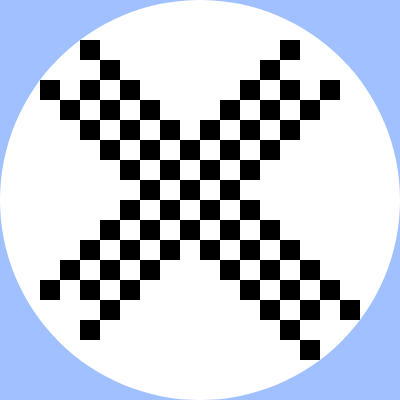
Frame 1 (no input)
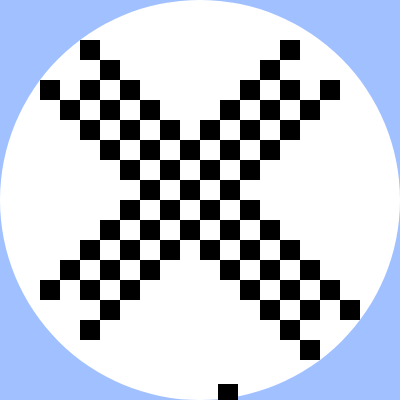
Frame 60 (no input)
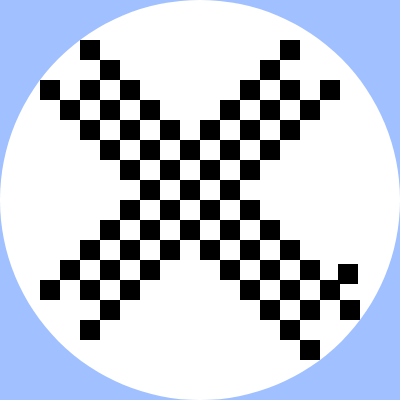
Frame 120 (the mouse pressed at the canvas centre since frame 60)

The p5.js sketch that drew these frames (run headless with seeded random() and noise() and a simulated clock; from frame 60 on, the mouse is pressed at the canvas centre):

// p5.js sketch
// ── sketch.js
// 最終課題を制作しよう
let x, y;
function setup() {
  createCanvas(400, 400);
  x = width / 4;
  y = height / 4;
  noStroke();
}

function draw() {
  background(160, 192, 255);
  fill(255, 255, 255);
  ellipse(200, 200, 400);
  fill(0);

  for (let i = 4; i < 16; i++) {
    rect(i * 20, i * 20, 20, 20);
  }
  for (let i = 4; i < 18; i++) {
    rect(i * 20, (i - 2) * 20, 20, 20);
  }
  for (let i = 2; i < 16; i++) {
    rect(i * 20, (i + 2) * 20, 20, 20);
  }
  for (let i = 4; i < 17; i++) {
    rect(i * 20, (20 - i) * 20, 20, 20);
  }
  for (let i = 6; i < 19; i++) {
    rect((20 - i) * 20, (i - 4) * 20, 20, 20);
  }
  for (let i = 6; i < 17; i++) {
    rect((20 - i) * 20, (i - 2) * 20, 20, 20);
  }
  rect(x, y, 20, 20);
  x += 2;
  y -= 2;
  if (x > width) { x = 0; }
  else if (x < 0) { x = width; }
  if (y > height) { y = 0; }
  if (y < 0) { y = height; }
}

function mouseClicked(){
  x = mouseX;
  y = mouseY;
}

function windowResized() {
  resizeCanvas(windowWidth, windowHeight);
}
